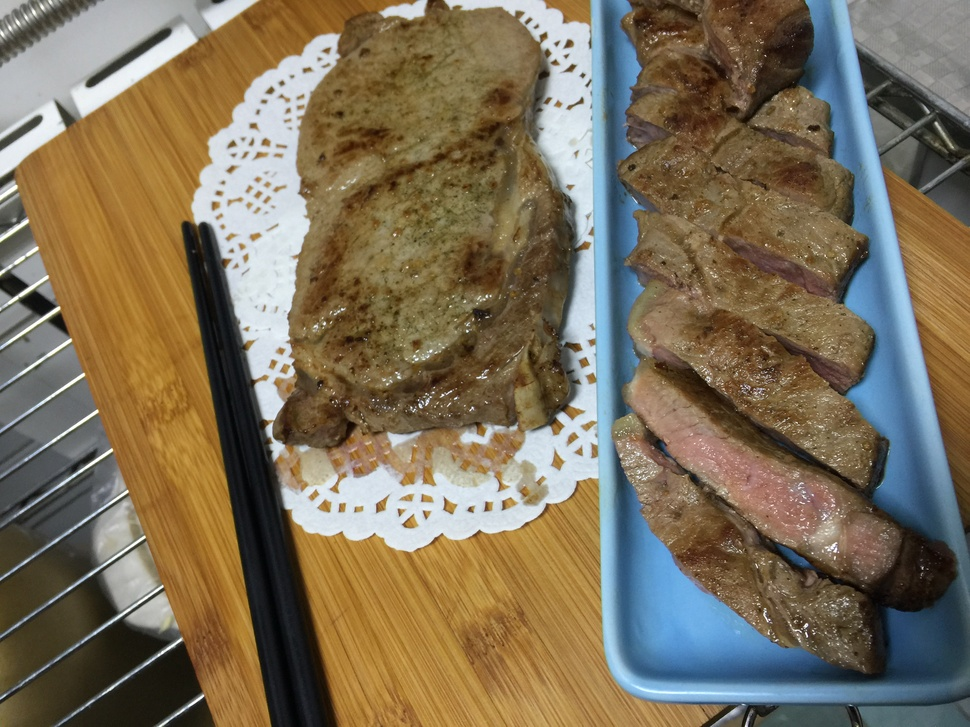
#> input picture 源码/【23】美食处理神器-课程资料/steak.jpg, 970 x 727 px, shrunk from 3264 x 2448 before the run
$ python '美食处理神器-成果包.py'
#> lines starting #> are read from the running program, lines starting #| are printed output that depends on the picture
'''美食处理神器-成果包'''

#美食图片处理小程序
#调用PIL模块
from PIL import Image

#获取图片文件名
name = input('请输入要处理的图片:')
#> the answer given: steak.jpg
#读取图片文件
img = Image.open(name)
#> img is the input picture: PIL image 970x727 RGB; mean R, G, B 124.1, 111.4, 89.1
#获取图片尺寸
width, height = img.size
#> width = 970; height = 727
#加载图片内容
img_array = img.load()
#循环处理像素点
for x in range(width):
    for y in range(height):
        #获取RGB值
        r = img_array[x, y][0]
        g = img_array[x, y][1]
        b = img_array[x, y][2]
        #RGB值处理，红色增强
        if r == max(r, g, b):
            if r < 200:
                r += 55
            else:
                r = 255
            #将处理后的数据赋值给像素点
            img_array[x, y] = (r, g, b)
#图片保存
img.save(name + '_new.jpg')
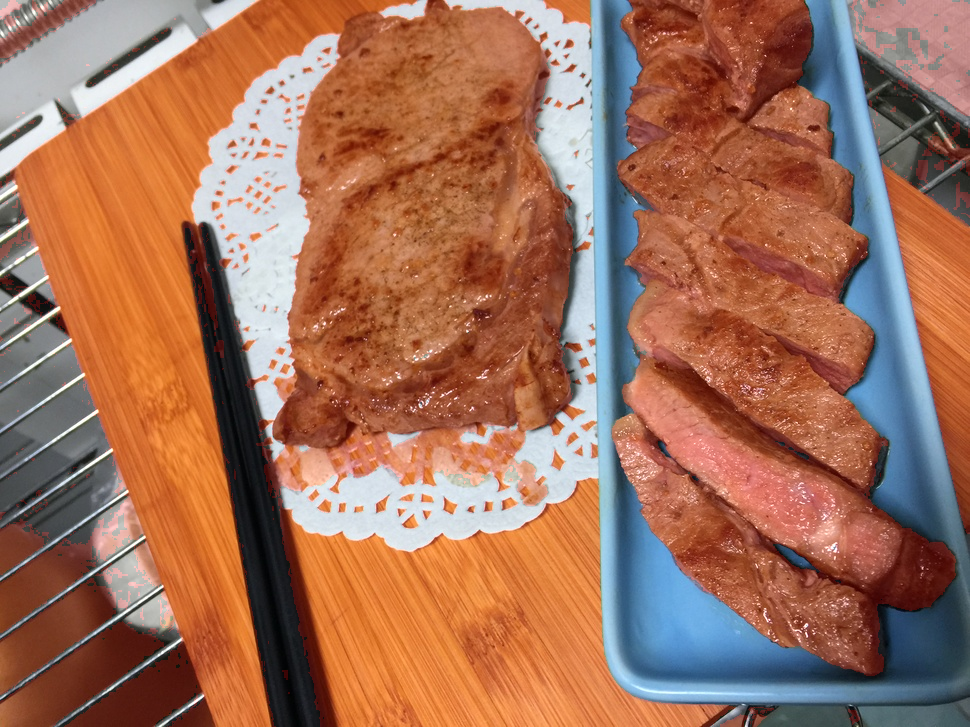
#> saved as steak.jpg_new.jpg: PIL image 970x727 RGB; mean R, G, B 161.4, 111.4, 89.1
